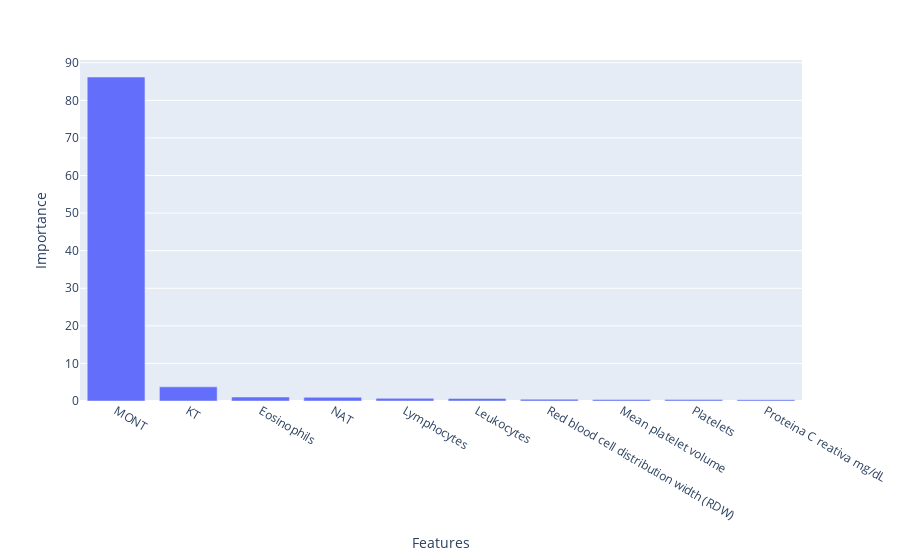

Notebook cell for this chart:
### Markdown cell above
**5.7 Feature importance**

### Code cell
%%time


col_sorted_by_importance=xgb.feature_importances_.argsort()
feat_imp=pd.DataFrame({
    'Features':X.columns[col_sorted_by_importance],
    'Importance':xgb.feature_importances_[col_sorted_by_importance]*100.0
})


px.bar(feat_imp.sort_values(['Importance'],ascending=False).head(10), x='Features', y='Importance')

### Figure 1 — Plotly figure (JSON) as saved in the notebook; plotly's stock layout.template omitted (floating-point values rounded to 4 significant figures)
{"data": [{"alignmentgroup": "True", "hovertemplate": "Features=%{x}<br>Importance=%{y}<extra></extra>", "legendgroup": "", "marker": {"color": "#636efa"}, "name": "", "offsetgroup": "", "orientation": "v", "showlegend": false, "textposition": "auto", "type": "bar", "x": ["MONT", "KT", "Eosinophils", "NAT", "Lymphocytes", "Leukocytes", "Red blood cell distribution width (RDW)", "Mean platelet volume ", "Platelets", "Proteina C reativa mg/dL"], "xaxis": "x", "y": [86.2, 3.766, 1.056, 0.9865, 0.7021, 0.6657, 0.4784, 0.3971, 0.3743, 0.3482], "yaxis": "y"}], "layout": {"barmode": "relative", "legend": {"tracegroupgap": 0}, "margin": {"t": 60}, "xaxis": {"anchor": "y", "domain": [0, 1], "title": {"text": "Features"}}, "yaxis": {"anchor": "x", "domain": [0, 1], "title": {"text": "Importance"}}}}
